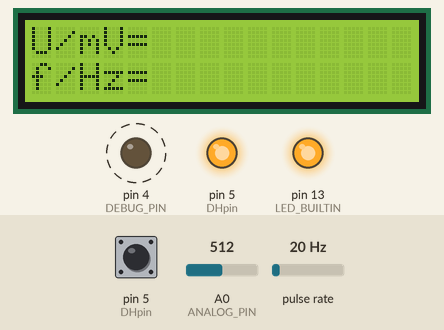
Simulated run of this sketch. Board: Arduino Uno, built with avr-gcc and run on an emulated ATmega328P. On the bench: 16×2 character LCD, output pins drawn as LEDs (lit = HIGH). Wiring (inferred from the names in the program): pulse sensor: data pin 8. Dashed ring = blinking. The test bench sets the inputs (shaded band); at power-on: pulse rate 20 Hz, pin 5 (DHpin) HIGH, A0 (ANALOG_PIN) = 512.

Above: at 1.2 s.
1.3 s: pulse rate (sensor on pin 8) set to 100 Hz
At 2.6 s:
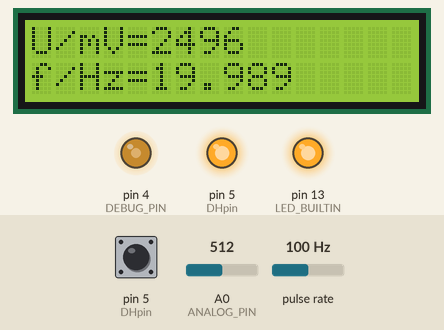
2.9 s: pulse rate (sensor on pin 8) set to 4 Hz
At 3.29 s:
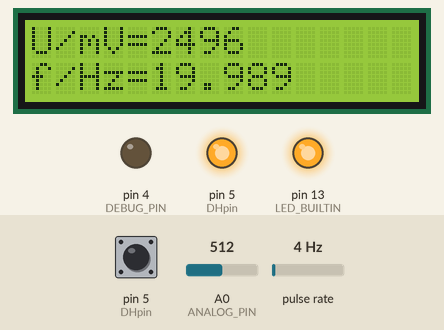
At 4.04 s:
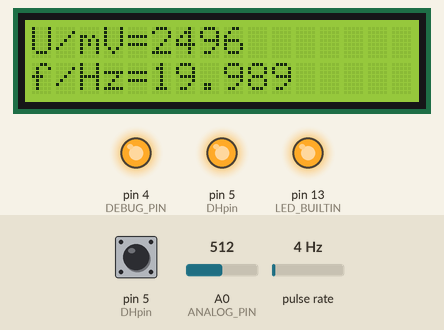
Timing chart, 0 to 11.1 s (numbered marks = the images above; inputs shaded):
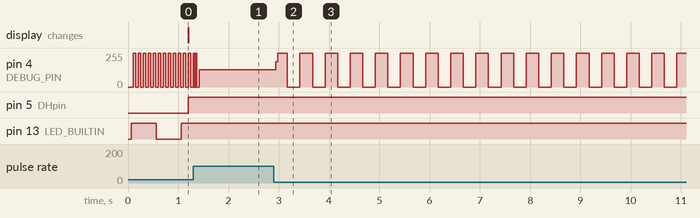

Measured:
- after the input at 2.9 s, pin 4 (DEBUG_PIN): 128/255 → 191/255 at once, then moves between 0/255 and 255/255, repeating every 0.50 s

The sketch:

read_freq_temp_humid.ino
```cpp
/* An Arduino UNO based frequency, temperature, humidity meter with LCD display output */

#include <LiquidCrystal.h>

#define CYCLE_TIME_1        2       /* ms */
#define CYCLE_TIME_2        100     /* ms */
#define CYCLE_TIME_3        500     /* ms */
#define MEASURE_PERIOD      1000    /* ms */
#define NUM_AVG_SAMPLES     8
#define BUF_SIZE            NUM_AVG_SAMPLES /* only 2^N allowed! */
#define BUF_MASK            (BUF_SIZE-1)
#define BUF_OK              false
#define BUF_FAIL            true
#define DEBUG_PIN           4       /* used for any runtime error indication */
#define DHpin               5       /* used for temperature and humidity reading */
#define CAPTURE_PIN         8       /* used for freq measurement (capture edges) */
#define ANALOG_PIN          A0      /* used for measuring analog voltage of photo transistor */
#define F_CPU_CORR          8000    /* compensate xtal tolerance (device specific!) */

/* 2^N ring buffer */
typedef struct {
    uint16_t data[BUF_SIZE];
    uint16_t sum;
    uint16_t last;
    uint8_t  read;
    uint8_t  write;
} ringbuf_t;

typedef enum {
    MEAS_WAIT = 0,
    MEAS_READ,
    MEAS_EVAL
} meas_state_t;

static volatile uint16_t timer1_ovf_cnt = 0;
static volatile uint32_t timer1_capt_cnt = 0;
static uint8_t timer2_ovf_cnt = 0;
static bool led_state = LOW;
static bool debug_pin_state = LOW;
static volatile bool loop_end = false; /* must be volatile! */
static volatile meas_state_t meas_state = MEAS_WAIT;
static volatile uint32_t t_first, t_last;
static volatile bool sync;

const char text1[] = "U/mV=";
const char text2[] = "f/Hz=";

static ringbuf_t sampleBuf = {{}, 0, 0, 0, 0};

LiquidCrystal lcd(6, /*RS*/
                  7, /*EN*/
                  9, /*D4*/
                  10,/*D5*/
                  11,/*D6*/
                  12 /*D7*/);

byte dat [5];

void setup()
{
    lcd.begin(16, 2);
    lcd.print(text1);
    lcd.setCursor(0, 1);
    lcd.print(text2);
    Serial.begin(9600);

    pinMode(LED_BUILTIN, OUTPUT);
    pinMode(CAPTURE_PIN, INPUT);
    pinMode(DEBUG_PIN, OUTPUT);
    pinMode (DHpin, OUTPUT);

    cli();
    /* Timer 2 (8-bit) setup */
    TCCR2A = 0;
    TCCR2B = (1 << CS22) | (1 << CS21); /* Prescaler: 256 */
    TIMSK2 = (1 << TOIE2);  /* Overflow interrupt enable */

    /* Timer 1 (16-bit) setup */
    TCCR1A = 0;
    TCCR1B = (1 << CS10)   /* No prescaler */
           | (1 << ICNC1)  /* Input noise cancelling */
           | (1 << ICES1); /* Rising edge triggered */
    TCCR1C = 0;

    TIMSK1 = (1 << ICIE1)  /* Input capture interrupt enable */
           | (1 << TOIE1); /* Overflow interrupt enable */

    TIFR1 = (1 << TOV1) | (1 << ICF1); /* clear pending interrupts */

    sei();
}

static byte read_data () {
  byte data = 0;
  for (int i = 0; i < 8; i ++) {
    if (digitalRead (DHpin) == LOW) {
      while (digitalRead (DHpin) == LOW); // wait for 50us
      delayMicroseconds (30); // determine the duration of the high level to determine the data is '0 'or '1'
      if (digitalRead (DHpin) == HIGH)
        data |= (1 << (7-i)); // high front and low in the post
      while (digitalRead (DHpin) == HIGH); // data '1 ', wait for the next one receiver
    }
  }
  return data;
}

static void start_test () {
  digitalWrite (DHpin, LOW); // bus down, send start signal
  delay (30); // delay greater than 18ms, so DHT11 start signal can be detected
  digitalWrite (DHpin, HIGH);
  delayMicroseconds (40); // Wait for DHT11 response
  pinMode (DHpin, INPUT);
  while (digitalRead (DHpin) == HIGH);
  delayMicroseconds (80); // DHT11 response, pulled the bus 80us
  //if (digitalRead (DHpin) == LOW); // ???
  while (digitalRead (DHpin) == LOW);
  delayMicroseconds (80); // DHT11 80us after the bus pulled to start sending data
  for (int i = 0; i < 4; i ++) // receive temperature and humidity data, the parity bit is not considered
    dat[i] = read_data ();
  pinMode (DHpin, OUTPUT);
  digitalWrite (DHpin, HIGH); // send data once after releasing the bus, wait for the host to open the next Start signal
}

/* ring buffer write */
static bool bufWrite(ringbuf_t *buf, uint16_t data_in)
{
    uint8_t next = ((buf->write + 1) & BUF_MASK);

    if (buf->read == next)
        return BUF_FAIL;

    buf->sum -= buf->last;
    buf->last = buf->data[next];
    buf->data[buf->write] = data_in;
    buf->sum += buf->data[buf->write];
    buf->write = next;

    return BUF_OK;
}

/* ring buffer read */
static uint8_t bufRead(ringbuf_t *buf, uint16_t *data_out)
{
    if (buf->read == buf->write)
        return BUF_FAIL;

    *data_out = buf->data[buf->read];
    buf->read = (buf->read + 1) & BUF_MASK;

    return BUF_OK;
}

/* toggles digital output pin */
static inline void toggle_pin(uint8_t pin_number, bool *pin_state)
{
    if (*pin_state == LOW)
        *pin_state = HIGH;
    else
        *pin_state = LOW;

    digitalWrite(pin_number, *pin_state);
}

/* exec time exceeded -> handle error */
static inline void loop_end_error()
{
    cli();
    PORTD = 0;
    digitalWrite(LED_BUILTIN, HIGH);
    while (1) {}
}

/* wait for loop end to have a fixed frequency execution of main loop code */
static inline void loop_end_wait()
{
    /* wait for loop end */
    if (!loop_end)
    {
        while (!loop_end)
        {
            __asm__("nop\n\t");
        }
        loop_end = false;
    }
    else
    {
        loop_end_error();
    }
}

/* evaluate and print result on LCD or serial */
static void eval_print()
{
    uint16_t sensor_mV;
    uint32_t t_diff;
    float freq;
    char str[11];

    cli();
    sensor_mV = ((sampleBuf.sum / BUF_SIZE) * 39 + 4) >> 3;
    sei();

    t_diff = t_last - t_first;

    if (t_diff)
        freq = (float)timer1_capt_cnt / t_diff * (F_CPU - F_CPU_CORR);
    else
        freq = 0.0;

    lcd.setCursor(sizeof(text1)-1, 0);
    lcd.print("      ");
    lcd.setCursor(sizeof(text1)-1, 0);
    lcd.print(sensor_mV);

    lcd.setCursor(sizeof(text2)-1, 1);
    lcd.print("                     ");
    lcd.setCursor(sizeof(text2)-1, 1);
    if (t_diff)
    {
        dtostrf(freq, -1, 3, str);
        lcd.print(str);
    }
    else
        lcd.print("---");

    start_test ();
    Serial.print ("Humidity = ");
    Serial.print (dat [0], DEC); // display the humidity-bit integer;
    Serial.print ('.');
    Serial.print (dat [1], DEC); // display the humidity decimal places;
    Serial.print ("%, ");
    Serial.print ("Temperature = ");
    Serial.print (dat [2], DEC); // display the temperature of integer bits;
    Serial.print ('.');
    Serial.print (dat [3], DEC); // display the temperature of decimal places;
    Serial.print ("°C, ");
    Serial.print ("Frequency = ");
    Serial.print (str);
    Serial.print ("Hz, ");
    Serial.print ("Voltage = ");
    Serial.print (sensor_mV);
    Serial.println ("mV");
}

/* called by timer 2 overflow ISR */
static void func1_cyclic()
{
    /* currently nothing to do here */
}

/* called by main loop */
static void measure_cyclic()
{
    uint16_t adc_data;
    uint16_t buf_data;

    static uint8_t wait_cnt = 0;

    cli();
    adc_data = analogRead(ANALOG_PIN);
    sei();

    bufWrite(&sampleBuf, adc_data);
    bufRead(&sampleBuf, &buf_data); /* dummy read, avoids buffer overrun */

    switch (meas_state)
    {
        case MEAS_WAIT:
            meas_state = MEAS_READ;
            t_first = 0;
            t_last = 0;
            timer1_capt_cnt = 0;
            sync = 1;
            break;

        case MEAS_READ:
            /* wait MEASURE_PERIOD ms */
            if (++wait_cnt == (MEASURE_PERIOD/CYCLE_TIME_2))
            {
                meas_state = MEAS_EVAL;
                wait_cnt = 0;
            }
            break;

        case MEAS_EVAL:
            eval_print();
            meas_state = MEAS_WAIT;
            break;

        default:
            break;
    }
}

/* called by main loop */
static void led_blink_cyclic()
{
    toggle_pin(LED_BUILTIN, &led_state);
}

/* timer 2 is used for fixed frequency program execution */
ISR(TIMER2_OVF_vect, ISR_NOBLOCK)
{
    /* F_CPU / prescaler / n_ticks = 16 MHz / 256 / 125 = 500 Hz = 2 ms */
    TCNT2 = 131; /* 131...255 -> 125 ticks */

    if (++timer2_ovf_cnt == (CYCLE_TIME_2/CYCLE_TIME_1))
        timer2_ovf_cnt = 0;
    else if (timer2_ovf_cnt == ((CYCLE_TIME_2/CYCLE_TIME_1)-1))
        loop_end = true;

    func1_cyclic();
}

/* timer 1 input capture handling for frequency measurement */
ISR(TIMER1_CAPT_vect)
{
    toggle_pin(DEBUG_PIN, &debug_pin_state);

    if (meas_state == MEAS_READ)
    {
        if (sync)
        {
            sync = 0;
            t_first = ICR1;
            t_first += ((uint32_t)timer1_ovf_cnt << 16);
            t_last = t_first;
            timer1_capt_cnt = 0;
        }
        else
        {
            timer1_capt_cnt++;
            t_last = ICR1;
            t_last += ((uint32_t)timer1_ovf_cnt << 16);
        }

        /* handle interrupts which occur at the same time */
        if (TIFR1 & (1 << TOV1) && ((t_last & 0xffff) < 0x8000))
        {
            t_last += ((uint32_t)1 << 16);
        }

        /* catch events which come while ISR is executed */
        /*
        if ((TIFR1 & (1 << ICF1)))
        {
            timer1_capt_cnt++;
            TIFR1 = 1 << ICF1;
        }
        */
    }
}

/* timer 1 overflow handling */
ISR(TIMER1_OVF_vect, ISR_NOBLOCK)
{
    timer1_ovf_cnt++;
}

/* cyclic main loop */
void loop()
{
    static uint16_t loop_cnt = (CYCLE_TIME_3/CYCLE_TIME_2)-1;

    measure_cyclic();

    if (++loop_cnt == (CYCLE_TIME_3/CYCLE_TIME_2))
    {
         led_blink_cyclic();
         loop_cnt = 0;
    }

    loop_end_wait();    /* wait for cycle time 2 end */
}
```
